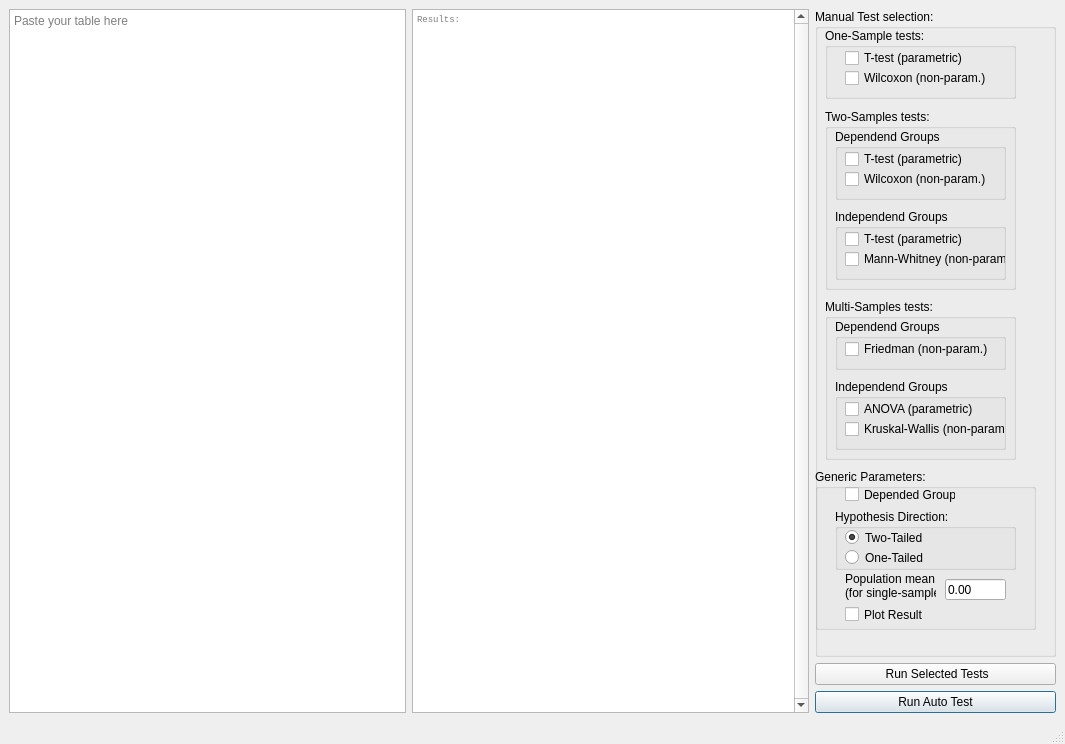
<?xml version="1.0" encoding="UTF-8"?>
<ui version="4.0">
 <class>MainWindow</class>
 <widget class="QMainWindow" name="MainWindow">
  <property name="geometry">
   <rect>
    <x>0</x>
    <y>0</y>
    <width>1065</width>
    <height>744</height>
   </rect>
  </property>
  <property name="windowTitle">
   <string>Statistics</string>
  </property>
  <property name="windowIcon">
   <iconset>
    <normaloff>pyc.ico</normaloff>pyc.ico</iconset>
  </property>
  <widget class="QWidget" name="centralwidget">
   <layout class="QHBoxLayout" name="horizontalLayout">
    <item>
     <widget class="QPlainTextEdit" name="input_field">
      <property name="placeholderText">
       <string>Paste your table here</string>
      </property>
     </widget>
    </item>
    <item>
     <widget class="QTextEdit" name="result_display">
      <property name="font">
       <font>
        <family>Consolas</family>
        <pointsize>7</pointsize>
       </font>
      </property>
      <property name="verticalScrollBarPolicy">
       <enum>Qt::ScrollBarAlwaysOn</enum>
      </property>
      <property name="readOnly">
       <bool>true</bool>
      </property>
      <property name="html">
       <string>&lt;!DOCTYPE HTML PUBLIC &quot;-//W3C//DTD HTML 4.0//EN&quot; &quot;http://www.w3.org/TR/REC-html40/strict.dtd&quot;&gt;
&lt;html&gt;&lt;head&gt;&lt;meta name=&quot;qrichtext&quot; content=&quot;1&quot; /&gt;&lt;style type=&quot;text/css&quot;&gt;
p, li { white-space: pre-wrap; }
&lt;/style&gt;&lt;/head&gt;&lt;body style=&quot; font-family:'Consolas'; font-size:7pt; font-weight:400; font-style:normal;&quot;&gt;
&lt;p style=&quot;-qt-paragraph-type:empty; margin-top:0px; margin-bottom:0px; margin-left:0px; margin-right:0px; -qt-block-indent:0; text-indent:0px; font-family:'monospace';&quot;&gt;&lt;br /&gt;&lt;/p&gt;&lt;/body&gt;&lt;/html&gt;</string>
      </property>
      <property name="placeholderText">
       <string>Results:</string>
      </property>
     </widget>
    </item>
    <item>
     <layout class="QVBoxLayout" name="buttonLayout">
      <item>
       <widget class="QGroupBox" name="groupBox_2">
        <property name="title">
         <string>Manual Test selection:</string>
        </property>
        <property name="checkable">
         <bool>false</bool>
        </property>
        <property name="checked">
         <bool>false</bool>
        </property>
        <widget class="QGroupBox" name="groupBox_4">
         <property name="geometry">
          <rect>
           <x>10</x>
           <y>19</y>
           <width>191</width>
           <height>71</height>
          </rect>
         </property>
         <property name="title">
          <string>One-Sample tests:</string>
         </property>
         <widget class="QCheckBox" name="t_test_single_sample">
          <property name="geometry">
           <rect>
            <x>20</x>
            <y>20</y>
            <width>161</width>
            <height>20</height>
           </rect>
          </property>
          <property name="text">
           <string>T-test (parametric)</string>
          </property>
         </widget>
         <widget class="QCheckBox" name="wilcoxon_single_sample">
          <property name="geometry">
           <rect>
            <x>20</x>
            <y>40</y>
            <width>161</width>
            <height>20</height>
           </rect>
          </property>
          <property name="text">
           <string>Wilcoxon (non-param.)</string>
          </property>
         </widget>
        </widget>
        <widget class="QGroupBox" name="groupBox_5">
         <property name="geometry">
          <rect>
           <x>10</x>
           <y>100</y>
           <width>191</width>
           <height>181</height>
          </rect>
         </property>
         <property name="title">
          <string>Two-Samples tests:</string>
         </property>
         <widget class="QGroupBox" name="groupBox_6">
          <property name="geometry">
           <rect>
            <x>10</x>
            <y>20</y>
            <width>171</width>
            <height>71</height>
           </rect>
          </property>
          <property name="title">
           <string>Dependend Groups</string>
          </property>
          <widget class="QCheckBox" name="wilcoxon">
           <property name="geometry">
            <rect>
             <x>10</x>
             <y>40</y>
             <width>161</width>
             <height>20</height>
            </rect>
           </property>
           <property name="text">
            <string>Wilcoxon (non-param.)</string>
           </property>
          </widget>
          <widget class="QCheckBox" name="t_test_paired">
           <property name="geometry">
            <rect>
             <x>10</x>
             <y>20</y>
             <width>161</width>
             <height>20</height>
            </rect>
           </property>
           <property name="text">
            <string>T-test (parametric)</string>
           </property>
          </widget>
         </widget>
         <widget class="QGroupBox" name="groupBox_7">
          <property name="geometry">
           <rect>
            <x>10</x>
            <y>100</y>
            <width>171</width>
            <height>71</height>
           </rect>
          </property>
          <property name="title">
           <string>Independend Groups</string>
          </property>
          <widget class="QCheckBox" name="mann_whitney">
           <property name="geometry">
            <rect>
             <x>10</x>
             <y>40</y>
             <width>161</width>
             <height>20</height>
            </rect>
           </property>
           <property name="text">
            <string>Mann-Whitney (non-param.)</string>
           </property>
          </widget>
          <widget class="QCheckBox" name="t_test_independend">
           <property name="geometry">
            <rect>
             <x>10</x>
             <y>20</y>
             <width>161</width>
             <height>20</height>
            </rect>
           </property>
           <property name="text">
            <string>T-test (parametric)</string>
           </property>
          </widget>
         </widget>
        </widget>
        <widget class="QGroupBox" name="groupBox">
         <property name="geometry">
          <rect>
           <x>0</x>
           <y>460</y>
           <width>221</width>
           <height>161</height>
          </rect>
         </property>
         <property name="title">
          <string>Generic Parameters:</string>
         </property>
         <property name="flat">
          <bool>false</bool>
         </property>
         <widget class="QCheckBox" name="dependendGroups">
          <property name="geometry">
           <rect>
            <x>30</x>
            <y>10</y>
            <width>111</width>
            <height>31</height>
           </rect>
          </property>
          <property name="text">
           <string>Depended Groups</string>
          </property>
         </widget>
         <widget class="QGroupBox" name="groupBox_3">
          <property name="geometry">
           <rect>
            <x>20</x>
            <y>40</y>
            <width>181</width>
            <height>61</height>
           </rect>
          </property>
          <property name="title">
           <string>Hypothesis Direction:</string>
          </property>
          <widget class="QRadioButton" name="oneTailed">
           <property name="geometry">
            <rect>
             <x>10</x>
             <y>40</y>
             <width>82</width>
             <height>17</height>
            </rect>
           </property>
           <property name="text">
            <string>One-Tailed</string>
           </property>
          </widget>
          <widget class="QRadioButton" name="twoTailed">
           <property name="geometry">
            <rect>
             <x>10</x>
             <y>20</y>
             <width>82</width>
             <height>17</height>
            </rect>
           </property>
           <property name="text">
            <string>Two-Tailed</string>
           </property>
           <property name="checked">
            <bool>true</bool>
           </property>
          </widget>
         </widget>
         <widget class="QLabel" name="label">
          <property name="geometry">
           <rect>
            <x>30</x>
            <y>101</y>
            <width>91</width>
            <height>31</height>
           </rect>
          </property>
          <property name="text">
           <string>Population mean:
(for single-sample)</string>
          </property>
         </widget>
         <widget class="QLineEdit" name="popMean">
          <property name="geometry">
           <rect>
            <x>130</x>
            <y>110</y>
            <width>61</width>
            <height>21</height>
           </rect>
          </property>
          <property name="acceptDrops">
           <bool>true</bool>
          </property>
          <property name="text">
           <string>0.00</string>
          </property>
          <property name="maxLength">
           <number>20</number>
          </property>
         </widget>
         <widget class="QCheckBox" name="makePlot">
          <property name="geometry">
           <rect>
            <x>30</x>
            <y>130</y>
            <width>111</width>
            <height>31</height>
           </rect>
          </property>
          <property name="text">
           <string>Plot Result</string>
          </property>
         </widget>
        </widget>
        <widget class="QGroupBox" name="groupBox_8">
         <property name="geometry">
          <rect>
           <x>10</x>
           <y>290</y>
           <width>191</width>
           <height>161</height>
          </rect>
         </property>
         <property name="title">
          <string>Multi-Samples tests:</string>
         </property>
         <widget class="QGroupBox" name="groupBox_11">
          <property name="geometry">
           <rect>
            <x>10</x>
            <y>20</y>
            <width>171</width>
            <height>51</height>
           </rect>
          </property>
          <property name="title">
           <string>Dependend Groups</string>
          </property>
          <widget class="QCheckBox" name="friedman">
           <property name="geometry">
            <rect>
             <x>10</x>
             <y>20</y>
             <width>161</width>
             <height>20</height>
            </rect>
           </property>
           <property name="text">
            <string>Friedman (non-param.)</string>
           </property>
          </widget>
         </widget>
         <widget class="QGroupBox" name="groupBox_12">
          <property name="geometry">
           <rect>
            <x>10</x>
            <y>80</y>
            <width>171</width>
            <height>71</height>
           </rect>
          </property>
          <property name="title">
           <string>Independend Groups</string>
          </property>
          <widget class="QCheckBox" name="anova">
           <property name="geometry">
            <rect>
             <x>10</x>
             <y>20</y>
             <width>161</width>
             <height>20</height>
            </rect>
           </property>
           <property name="text">
            <string>ANOVA (parametric)</string>
           </property>
          </widget>
          <widget class="QCheckBox" name="kruskal_wallis">
           <property name="geometry">
            <rect>
             <x>10</x>
             <y>40</y>
             <width>161</width>
             <height>20</height>
            </rect>
           </property>
           <property name="text">
            <string>Kruskal-Wallis (non-param.)</string>
           </property>
          </widget>
         </widget>
        </widget>
        <widget class="QLabel" name="errorMsg">
         <property name="geometry">
          <rect>
           <x>10</x>
           <y>610</y>
           <width>201</width>
           <height>31</height>
          </rect>
         </property>
         <property name="font">
          <font>
           <pointsize>7</pointsize>
          </font>
         </property>
         <property name="styleSheet">
          <string notr="true">color: 'red'</string>
         </property>
         <property name="text">
          <string/>
         </property>
         <property name="indent">
          <number>-1</number>
         </property>
        </widget>
       </widget>
      </item>
      <item>
       <widget class="QPushButton" name="runButton">
        <property name="text">
         <string>                    Run Selected Tests                   </string>
        </property>
        <property name="default">
         <bool>false</bool>
        </property>
       </widget>
      </item>
      <item>
       <widget class="QPushButton" name="runAutoButton">
        <property name="text">
         <string>Run Auto Test</string>
        </property>
        <property name="autoDefault">
         <bool>true</bool>
        </property>
        <property name="default">
         <bool>true</bool>
        </property>
       </widget>
      </item>
     </layout>
    </item>
   </layout>
  </widget>
  <widget class="QStatusBar" name="statusbar"/>
 </widget>
 <resources/>
 <connections/>
</ui>
